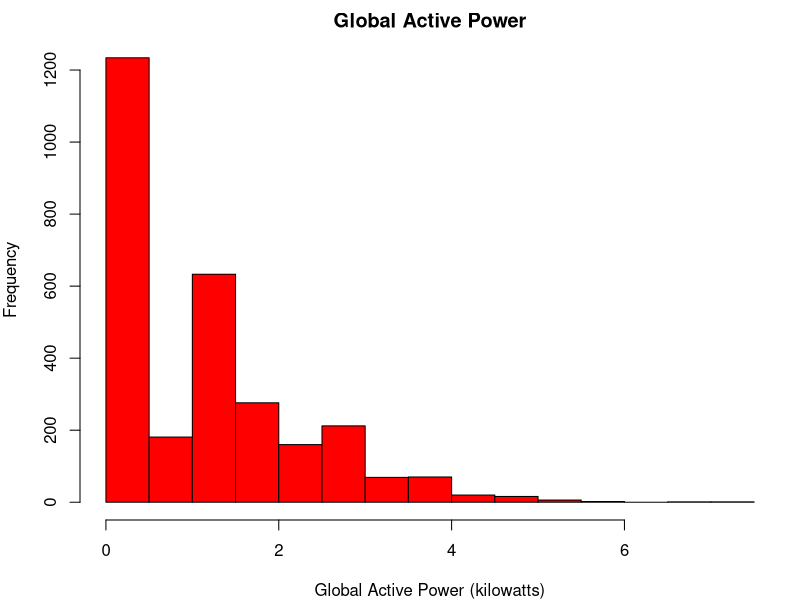

Write the R code that produced this figure.
hpc_sub <- read.csv(file="hpc_sub.csv", 
                     header = TRUE, 
                     sep = ",", 
                     quote = "\"")

# Plot 1 code

par(mfrow = c(1, 1), mar = c(4, 4, 2, 1))
with (hpc_sub, {
  hist(Global_active_power,
       breaks = 16, 
       main = "Global Active Power",
       xlab = "Global Active Power (kilowatts)",
       col = "red",
       border = "black")
})
  
dev.copy(png,
         file = "plot1.png")
dev.off()
